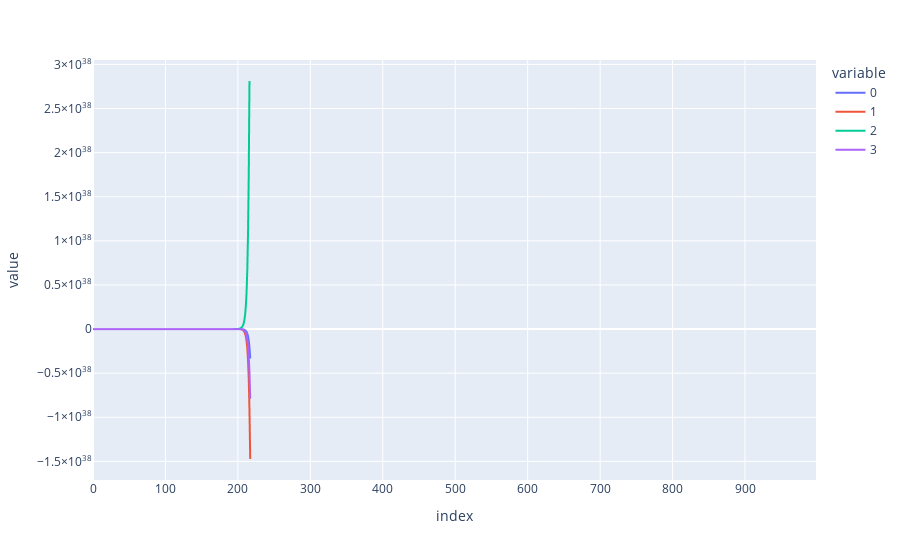

The notebook cell this image was saved under:
### Code cell
px.line(torch.stack(X2_hat_all[1:]).squeeze())

### Figure 1 — Plotly figure (JSON) as saved in the notebook; plotly's stock layout.template omitted (floating-point values rounded to 4 significant figures; data arrays with more than 128 entries replaced by an {"elided": "..."} marker saying what was removed)
{"data": [{"hovertemplate": "variable=0<br>index=%{x}<br>value=%{y}<extra></extra>", "legendgroup": "0", "line": {"color": "#636efa", "dash": "solid"}, "marker": {"symbol": "circle"}, "mode": "lines", "name": "0", "showlegend": true, "type": "scattergl", "x": {"elided": "999 int values"}, "xaxis": "x", "y": {"elided": "999 float values"}, "yaxis": "y"}, {"hovertemplate": "variable=1<br>index=%{x}<br>value=%{y}<extra></extra>", "legendgroup": "1", "line": {"color": "#EF553B", "dash": "solid"}, "marker": {"symbol": "circle"}, "mode": "lines", "name": "1", "showlegend": true, "type": "scattergl", "x": {"elided": "999 int values"}, "xaxis": "x", "y": {"elided": "999 float values"}, "yaxis": "y"}, {"hovertemplate": "variable=2<br>index=%{x}<br>value=%{y}<extra></extra>", "legendgroup": "2", "line": {"color": "#00cc96", "dash": "solid"}, "marker": {"symbol": "circle"}, "mode": "lines", "name": "2", "showlegend": true, "type": "scattergl", "x": {"elided": "999 int values"}, "xaxis": "x", "y": {"elided": "999 float values"}, "yaxis": "y"}, {"hovertemplate": "variable=3<br>index=%{x}<br>value=%{y}<extra></extra>", "legendgroup": "3", "line": {"color": "#ab63fa", "dash": "solid"}, "marker": {"symbol": "circle"}, "mode": "lines", "name": "3", "showlegend": true, "type": "scattergl", "x": {"elided": "999 int values"}, "xaxis": "x", "y": {"elided": "999 float values"}, "yaxis": "y"}], "layout": {"legend": {"title": {"text": "variable"}, "tracegroupgap": 0}, "margin": {"t": 60}, "xaxis": {"anchor": "y", "domain": [0, 1], "title": {"text": "index"}}, "yaxis": {"anchor": "x", "domain": [0, 1], "title": {"text": "value"}}}}
